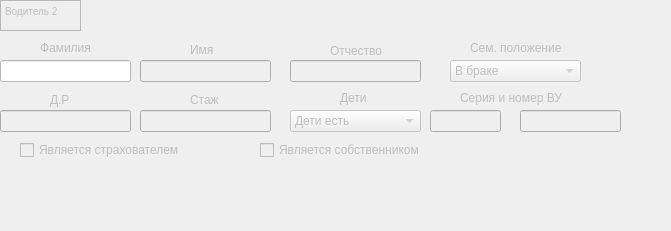
      <widget class="QWidget" name="driver2_data" native="true">
       <property name="enabled">
        <bool>false</bool>
       </property>
       <property name="geometry">
        <rect>
         <x>10</x>
         <y>530</y>
         <width>671</width>
         <height>231</height>
        </rect>
       </property>
       <property name="styleSheet">
        <string notr="true"/>
       </property>
       <widget class="QCheckBox" name="driver2_owner">
        <property name="geometry">
         <rect>
          <x>260</x>
          <y>140</y>
          <width>181</width>
          <height>20</height>
         </rect>
        </property>
        <property name="text">
         <string>Является собственником</string>
        </property>
       </widget>
       <widget class="QLabel" name="label_25">
        <property name="geometry">
         <rect>
          <x>40</x>
          <y>40</y>
          <width>61</width>
          <height>16</height>
         </rect>
        </property>
        <property name="text">
         <string>Фамилия</string>
        </property>
        <property name="buddy">
         <cstring>driver1_last_name</cstring>
        </property>
       </widget>
       <widget class="QLabel" name="label_26">
        <property name="geometry">
         <rect>
          <x>190</x>
          <y>90</y>
          <width>31</width>
          <height>20</height>
         </rect>
        </property>
        <property name="text">
         <string>Стаж</string>
        </property>
        <property name="buddy">
         <cstring>driver1_driver_age</cstring>
        </property>
       </widget>
       <widget class="QLineEdit" name="driver2_middle_name">
        <property name="geometry">
         <rect>
          <x>290</x>
          <y>60</y>
          <width>131</width>
          <height>22</height>
         </rect>
        </property>
       </widget>
       <widget class="QLabel" name="label_27">
        <property name="geometry">
         <rect>
          <x>330</x>
          <y>40</y>
          <width>55</width>
          <height>21</height>
         </rect>
        </property>
        <property name="text">
         <string>Отчество</string>
        </property>
        <property name="buddy">
         <cstring>driver1_middle_name</cstring>
        </property>
       </widget>
       <widget class="QLineEdit" name="driver2_birthday_date">
        <property name="geometry">
         <rect>
          <x>0</x>
          <y>110</y>
          <width>131</width>
          <height>22</height>
         </rect>
        </property>
       </widget>
       <widget class="QLineEdit" name="driver2_last_name">
        <property name="geometry">
         <rect>
          <x>0</x>
          <y>60</y>
          <width>131</width>
          <height>22</height>
         </rect>
        </property>
        <property name="styleSheet">
         <string notr="true">background-color: rgb(255, 255, 255);</string>
        </property>
       </widget>
       <widget class="QLabel" name="label_28">
        <property name="geometry">
         <rect>
          <x>50</x>
          <y>90</y>
          <width>21</width>
          <height>20</height>
         </rect>
        </property>
        <property name="text">
         <string>Д.Р</string>
        </property>
        <property name="buddy">
         <cstring>driver1_birthday_date</cstring>
        </property>
       </widget>
       <widget class="QCheckBox" name="driver2_insured">
        <property name="geometry">
         <rect>
          <x>20</x>
          <y>140</y>
          <width>181</width>
          <height>20</height>
         </rect>
        </property>
        <property name="text">
         <string>Является страхователем</string>
        </property>
       </widget>
       <widget class="QLineEdit" name="driver2_driver_age">
        <property name="geometry">
         <rect>
          <x>140</x>
          <y>110</y>
          <width>131</width>
          <height>22</height>
         </rect>
        </property>
       </widget>
       <widget class="QLabel" name="label_29">
        <property name="geometry">
         <rect>
          <x>190</x>
          <y>40</y>
          <width>31</width>
          <height>20</height>
         </rect>
        </property>
        <property name="text">
         <string>Имя</string>
        </property>
        <property name="buddy">
         <cstring>driver1_main_name</cstring>
        </property>
       </widget>
       <widget class="QLineEdit" name="driver2_main_name">
        <property name="geometry">
         <rect>
          <x>140</x>
          <y>60</y>
          <width>131</width>
          <height>22</height>
         </rect>
        </property>
       </widget>
       <widget class="QTextBrowser" name="driver2_text_tip">
        <property name="geometry">
         <rect>
          <x>0</x>
          <y>0</y>
          <width>81</width>
          <height>31</height>
         </rect>
        </property>
        <property name="html">
         <string>&lt;!DOCTYPE HTML PUBLIC &quot;-//W3C//DTD HTML 4.0//EN&quot; &quot;http://www.w3.org/TR/REC-html40/strict.dtd&quot;&gt;
&lt;html&gt;&lt;head&gt;&lt;meta name=&quot;qrichtext&quot; content=&quot;1&quot; /&gt;&lt;style type=&quot;text/css&quot;&gt;
p, li { white-space: pre-wrap; }
&lt;/style&gt;&lt;/head&gt;&lt;body style=&quot; font-family:'MS Shell Dlg 2'; font-size:7.8pt; font-weight:400; font-style:normal;&quot;&gt;
&lt;p style=&quot; margin-top:0px; margin-bottom:0px; margin-left:0px; margin-right:0px; -qt-block-indent:0; text-indent:0px;&quot;&gt;Водитель 2&lt;/p&gt;&lt;/body&gt;&lt;/html&gt;</string>
        </property>
       </widget>
       <widget class="QComboBox" name="driver2_child">
        <property name="geometry">
         <rect>
          <x>290</x>
          <y>110</y>
          <width>131</width>
          <height>22</height>
         </rect>
        </property>
        <item>
         <property name="text">
          <string>Дети есть</string>
         </property>
        </item>
        <item>
         <property name="text">
          <string>Детей нет</string>
         </property>
        </item>
       </widget>
       <widget class="QLabel" name="label_30">
        <property name="geometry">
         <rect>
          <x>340</x>
          <y>90</y>
          <width>41</width>
          <height>16</height>
         </rect>
        </property>
        <property name="text">
         <string>Дети</string>
        </property>
       </widget>
       <widget class="QComboBox" name="driver2_status">
        <property name="geometry">
         <rect>
          <x>450</x>
          <y>60</y>
          <width>131</width>
          <height>22</height>
         </rect>
        </property>
        <item>
         <property name="text">
          <string>В браке</string>
         </property>
        </item>
        <item>
         <property name="text">
          <string>Не в браке</string>
         </property>
        </item>
       </widget>
       <widget class="QLabel" name="label_31">
        <property name="geometry">
         <rect>
          <x>470</x>
          <y>40</y>
          <width>101</width>
          <height>16</height>
         </rect>
        </property>
        <property name="text">
         <string>Сем. положение</string>
        </property>
       </widget>
       <widget class="QLineEdit" name="driver2_license_number">
        <property name="geometry">
         <rect>
          <x>430</x>
          <y>110</y>
          <width>71</width>
          <height>22</height>
         </rect>
        </property>
       </widget>
       <widget class="QLineEdit" name="driver2_license_series2">
        <property name="geometry">
         <rect>
          <x>520</x>
          <y>110</y>
          <width>101</width>
          <height>22</height>
         </rect>
        </property>
       </widget>
       <widget class="QLabel" name="label_32">
        <property name="geometry">
         <rect>
          <x>460</x>
          <y>90</y>
          <width>111</width>
          <height>16</height>
         </rect>
        </property>
        <property name="text">
         <string>Серия и номер ВУ</string>
        </property>
       </widget>
      </widget>
